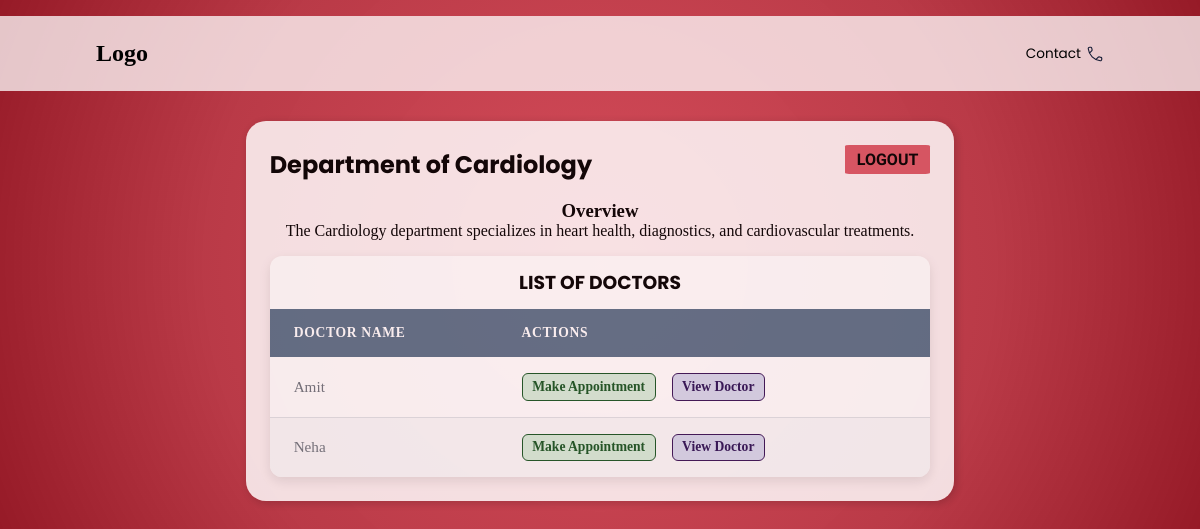
The app's page /department/Cardiology/1, older data.
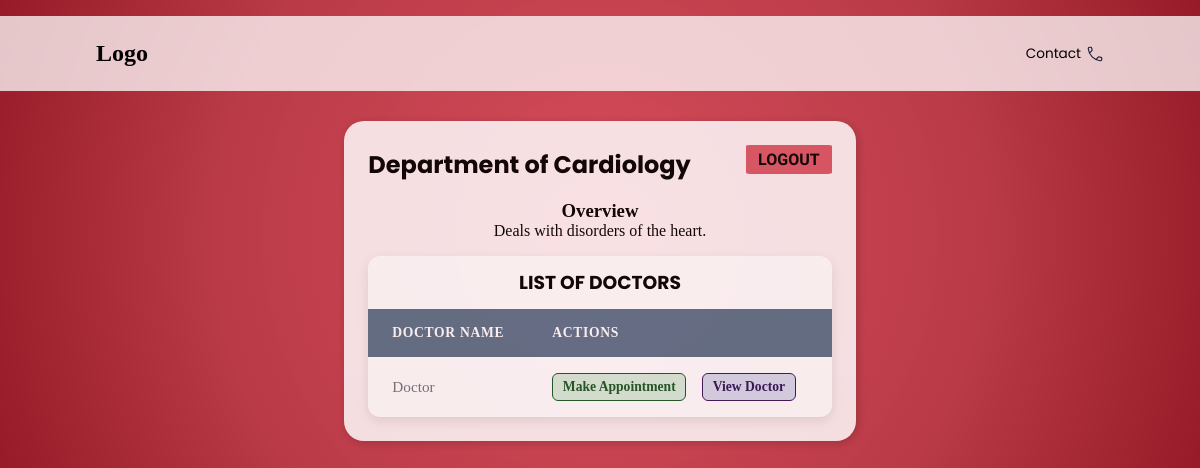
The same page, newer data.
### models.py (models this page shows)
class Department(db.Model):
    Department_name=db.Column(db.String, primary_key=True)
    Overview = db.Column(db.String)
    doctors = db.relationship('Doctor', back_populates='department_rel', cascade="all, delete")

class Doctor(db.Model):
    DoctorID = db.Column(db.Integer, primary_key=True)
    FirstName = db.Column(db.String,nullable=False)
    LastName = db.Column(db.String,nullable=False)
    Username= db.Column(db.String, nullable=False)
    Password = db.Column(db.String, nullable=False)
    available=db.Column(db.String)
    Department = db.Column(db.String, db.ForeignKey('department.Department_name'), nullable=False)
    Position = db.Column(db.String)
    Experience = db.Column(db.Integer)
    Remarks = db.Column(db.String)
    photo = db.Column(db.String)
    appointments = db.relationship('Appointment', back_populates='doctor', cascade="all, delete")
    department_rel = db.relationship('Department', back_populates='doctors')

### routes/patient.py (the view)
@app.route('/department/<dept_name>/<int:patient_id>')
def view_department(dept_name, patient_id):
    department = Department.query.get(dept_name)
    if not department:
        return "Department not found", 404
    patient = Patient.query.get(patient_id)
    if not patient:
        return "Patient not found", 404
    doctors = department.doctors
    return render_template("view_department.html", department=department, doctors=doctors, patient=patient)

### templates/view_department.html (shortened to what this page needs)
<!DOCTYPE html>
<html lang="en">
<head>
    <link rel="stylesheet" href="{{ url_for('static', filename='style.css') }}">
</head>
<body>
    <header>
        <nav>
        <div class="logo">
            <h2>Logo</h2>
        </div>
        <div class="nav-icons">
            <ul>
            <li>Contact </li>
            </ul>
        </div>
        </nav>
    </header>
    <main>
        <div id="pageC">
            <div class="container">
                <div class="title">
                    <h2>Department of {{ department.Department_name }}</h2>
                    <div class="links">
                        <a href="{{ url_for('login') }}"><button class="logout">LOGOUT</button></a>
                    </div>
                </div>
                <div class="overview">
                    <h3>Overview</h3>
                    <p>{{ department.Overview }}</p>
                </div>
                <div class="appointments">
                    <h3>LIST OF DOCTORS</h3>
                    <table class="appointments-table">
                        <thead>
                            <tr>
                                <th>Doctor Name</th>
                                <th>Actions</th>
                            </tr>
                        </thead>
                        <tbody>
                        {% for doc in doctors %}
                            <tr>
                                <td>{{ doc.FirstName }}</td>
                                <td><a href="{{ url_for('make_appointment', doctor_id=doc.DoctorID, doctor_available=doc.available, patient_id=patient.PatientID) }}" class="action-complete">Make Appointment</a>
                                <a href="{{ url_for('doctor_info', doctor_id=doc.DoctorID, patient_id=patient.PatientID) }}" class="view-doc">View Doctor</a></td>
                            </tr>
                        {% else %}
                            <tr><td colspan="2">No doctors found in this department</td></tr>
                        {% endfor %}
                        </tbody>
                    </table>
                </div>
            </div>
        </div>
    </main>
</body>
</html>

Row changes from the older to the newer data that the page shows:
removed Doctor: FirstName "Neha"
changed Department "Cardiology": Overview "The Cardiology department specializes in heart health, diagnostics, and cardiovascular treatments." → "Deals with disorders of the heart."
changed Doctor: FirstName "Amit" → "Doctor"
